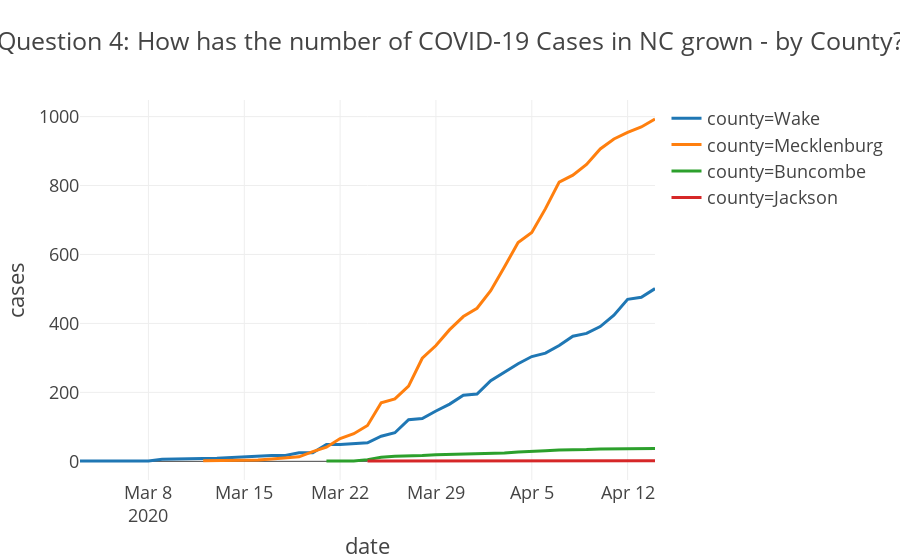

The code cell stored with this chart in its notebook:
### Code cell
# Plot

fig = px.line(df_NC_counties,
             x='date',
             y='cases',
             template='presentation',
              color='county',
             title='Question 4: How has the number of COVID-19 Cases in NC grown - by County?')

fig.show()

### Figure 1 — Plotly figure (JSON) as saved in the notebook; plotly's stock layout.template omitted (floating-point values rounded to 4 significant figures)
{"data": [{"hoverlabel": {"namelength": 0}, "hovertemplate": "county=Wake<br>date=%{x}<br>cases=%{y}", "legendgroup": "county=Wake", "line": {"color": "#1F77B4", "dash": "solid"}, "mode": "lines", "name": "county=Wake", "showlegend": true, "type": "scatter", "x": ["2020-03-03", "2020-03-04", "2020-03-05", "2020-03-06", "2020-03-07", "2020-03-08", "2020-03-09", "2020-03-10", "2020-03-11", "2020-03-12", "2020-03-13", "2020-03-14", "2020-03-15", "2020-03-16", "2020-03-17", "2020-03-18", "2020-03-19", "2020-03-20", "2020-03-21", "2020-03-22", "2020-03-23", "2020-03-24", "2020-03-25", "2020-03-26", "2020-03-27", "2020-03-28", "2020-03-29", "2020-03-30", "2020-03-31", "2020-04-01", "2020-04-02", "2020-04-03", "2020-04-04", "2020-04-05", "2020-04-06", "2020-04-07", "2020-04-08", "2020-04-09", "2020-04-10", "2020-04-11", "2020-04-12", "2020-04-13", "2020-04-14"], "xaxis": "x", "y": [1, 1, 1, 1, 1, 1, 6, 6, 7, 8, 9, 11, 14, 15, 17, 17, 25, 25, 49, 49, 52, 54, 73, 83, 121, 124, 146, 166, 192, 195, 234, 258, 283, 304, 314, 336, 363, 371, 391, 424, 470, 476, 501], "yaxis": "y"}, {"hoverlabel": {"namelength": 0}, "hovertemplate": "county=Mecklenburg<br>date=%{x}<br>cases=%{y}", "legendgroup": "county=Mecklenburg", "line": {"color": "#FF7F0E", "dash": "solid"}, "mode": "lines", "name": "county=Mecklenburg", "showlegend": true, "type": "scatter", "x": ["2020-03-12", "2020-03-13", "2020-03-14", "2020-03-15", "2020-03-16", "2020-03-17", "2020-03-18", "2020-03-19", "2020-03-20", "2020-03-21", "2020-03-22", "2020-03-23", "2020-03-24", "2020-03-25", "2020-03-26", "2020-03-27", "2020-03-28", "2020-03-29", "2020-03-30", "2020-03-31", "2020-04-01", "2020-04-02", "2020-04-03", "2020-04-04", "2020-04-05", "2020-04-06", "2020-04-07", "2020-04-08", "2020-04-09", "2020-04-10", "2020-04-11", "2020-04-12", "2020-04-13", "2020-04-14"], "xaxis": "x", "y": [2, 2, 2, 4, 4, 7, 11, 13, 28, 41, 66, 80, 104, 170, 181, 218, 299, 336, 382, 420, 444, 495, 564, 635, 664, 733, 810, 830, 861, 906, 935, 954, 970, 993], "yaxis": "y"}, {"hoverlabel": {"namelength": 0}, "hovertemplate": "county=Buncombe<br>date=%{x}<br>cases=%{y}", "legendgroup": "county=Buncombe", "line": {"color": "#2CA02C", "dash": "solid"}, "mode": "lines", "name": "county=Buncombe", "showlegend": true, "type": "scatter", "x": ["2020-03-21", "2020-03-22", "2020-03-23", "2020-03-24", "2020-03-25", "2020-03-26", "2020-03-27", "2020-03-28", "2020-03-29", "2020-03-30", "2020-03-31", "2020-04-01", "2020-04-02", "2020-04-03", "2020-04-04", "2020-04-05", "2020-04-06", "2020-04-07", "2020-04-08", "2020-04-09", "2020-04-10", "2020-04-11", "2020-04-12", "2020-04-13", "2020-04-14"], "xaxis": "x", "y": [1, 1, 1, 5, 12, 15, 15, 17, 19, 20, 22, 22, 22, 24, 27, 28, 31, 33, 33, 34, 36, 36, 36, 36, 37], "yaxis": "y"}, {"hoverlabel": {"namelength": 0}, "hovertemplate": "county=Jackson<br>date=%{x}<br>cases=%{y}", "legendgroup": "county=Jackson", "line": {"color": "#D62728", "dash": "solid"}, "mode": "lines", "name": "county=Jackson", "showlegend": true, "type": "scatter", "x": ["2020-03-24", "2020-03-25", "2020-03-29", "2020-03-30", "2020-03-31", "2020-04-01", "2020-04-13", "2020-04-14"], "xaxis": "x", "y": [1, 1, 1, 1, 1, 1, 2, 2], "yaxis": "y"}], "layout": {"legend": {"tracegroupgap": 0}, "title": {"text": "Question 4: How has the number of COVID-19 Cases in NC grown - by County?"}, "xaxis": {"anchor": "y", "domain": [0, 1], "title": {"text": "date"}}, "yaxis": {"anchor": "x", "domain": [0, 1], "title": {"text": "cases"}}}}
